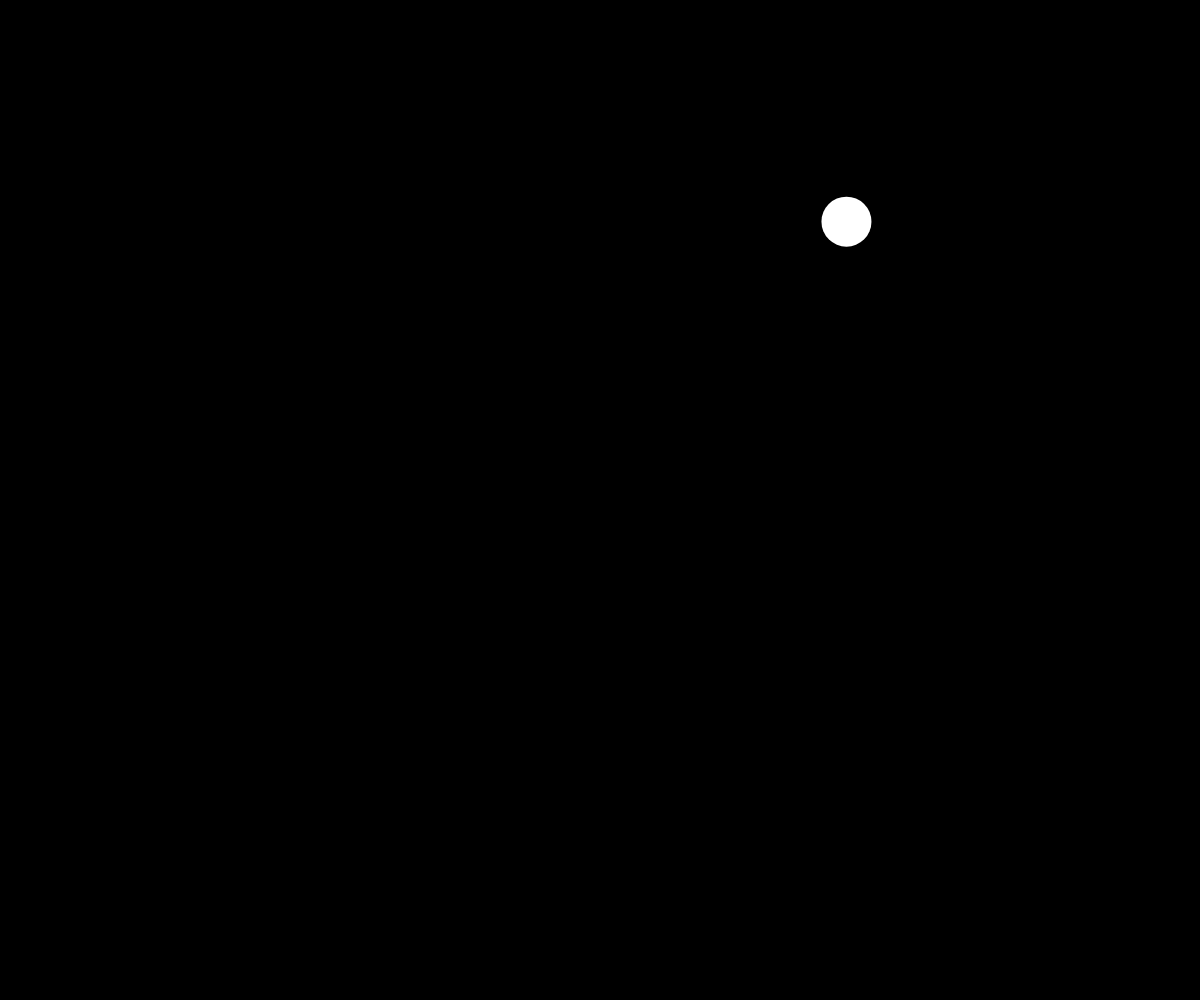
Frame 1 (no input)
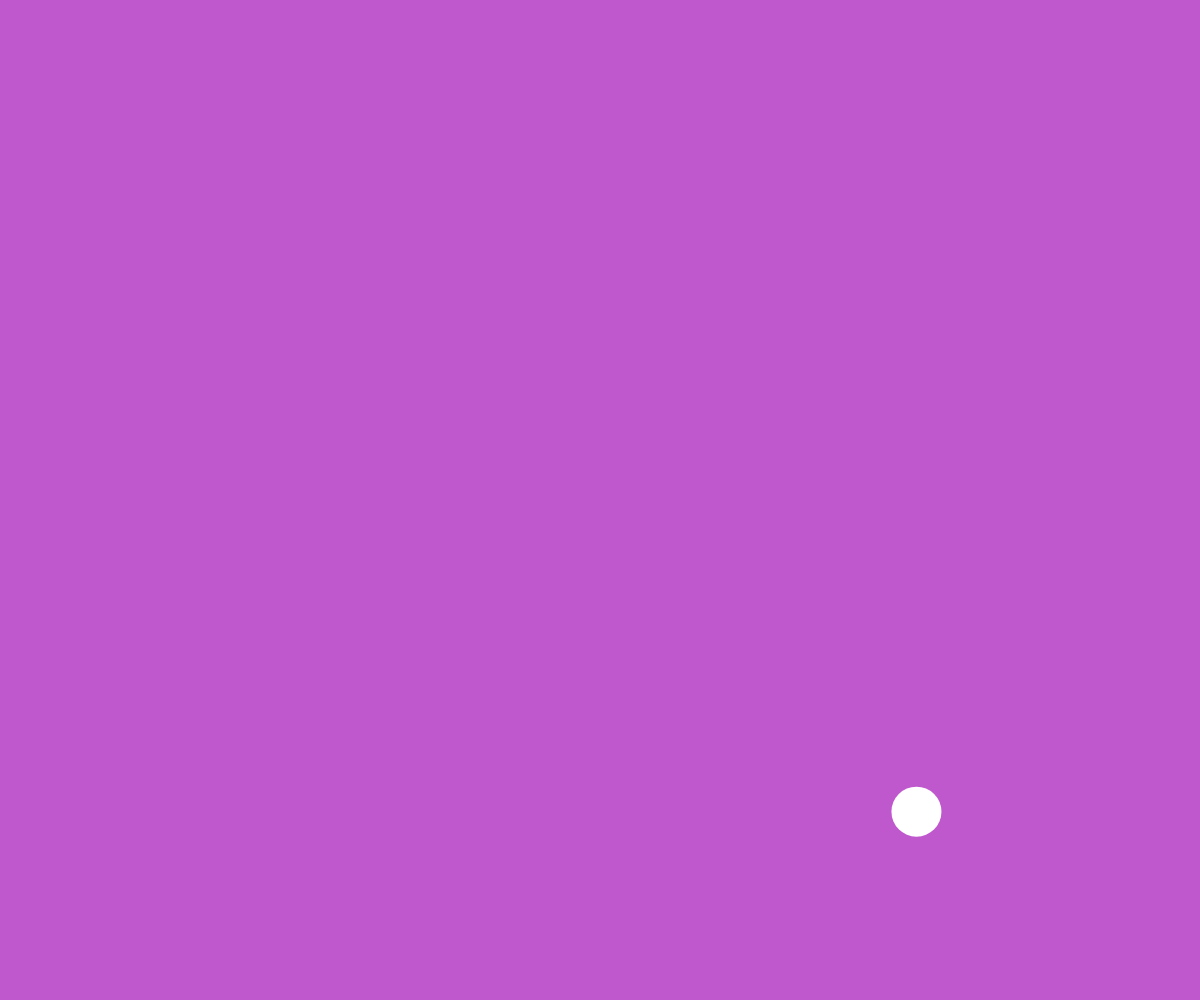
Frame 60 (no input)
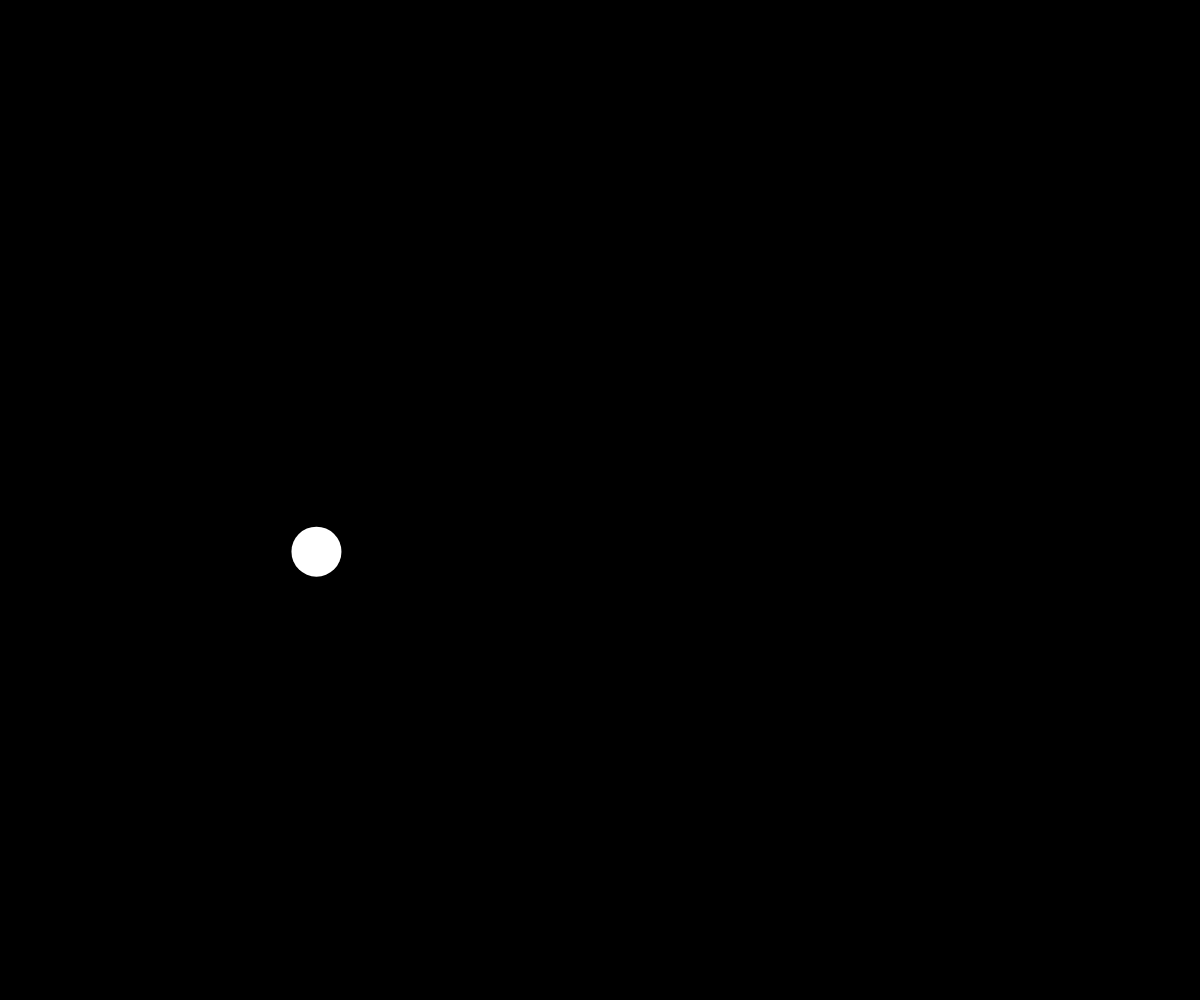
Frame 120 (the mouse pressed at the canvas centre since frame 60)

The p5.js sketch that drew these frames (run headless with seeded random() and noise() and a simulated clock; from frame 60 on, the mouse is pressed at the canvas centre):

// p5.js sketch
// ── sketch.js
let ballSize, 
    ballX, 
    ballY,
    ballSpeedX,
    ballSpeedY,
    bg;

function setup() {
    createCanvas(windowWidth,windowHeight);
    ballSize = 50;
    ballX = random(ballSize/2,width-ballSize/2);
    ballY = random(ballSize/2,height-ballSize/2);
    ballSpeedX = 10;
    ballSpeedY = 10;
    bg = {r: 0, g: 0, b: 0};
}

function draw() {
    noStroke();
    fill(bg.r, bg.g, bg.b);
    rect(0,0,width,height);

    if (mouseIsPressed) {
        fill(0,0,0);
        rect(0,0,width,height);
    }

    fill(255);
    circle(ballX, ballY, ballSize);

    ballX+= ballSpeedX;
    ballY+= ballSpeedY;

    if (ballX < 0+(ballSize/2) || ballX > width-(ballSize/2)) {
        ballSpeedX*= -1;
        randomBG();
    }

    if (ballY < 0+(ballSize/2) || ballY > height-(ballSize/2)) {
        ballSpeedY*= -1;
        randomBG();
    }
}

function randomBG() {
    bg.r = random(255);
    bg.g = random(255);
    bg.b = random(255);
}
